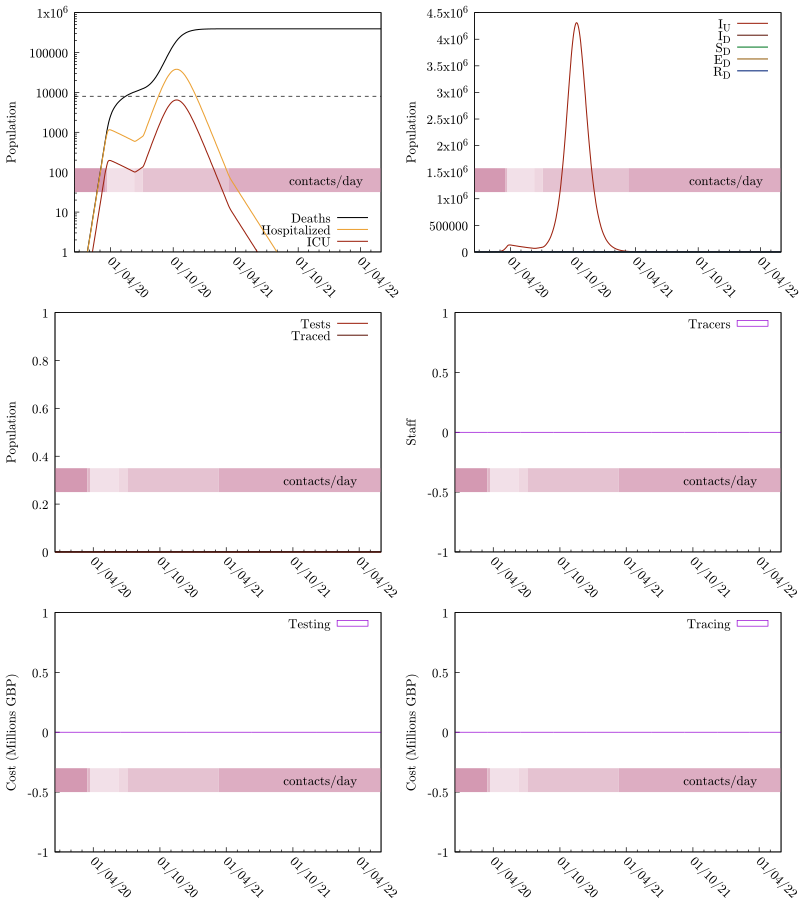

This figure's gnuplot source:
set terminal pdfcairo color enhanced dashed font "cmr10,14" size 8,9
seed="ptti-scenario-No_TTI_Lockdown_Triggers"
set output sprintf("%s.pdf", seed)
set multiplot layout 3,2
odefile=sprintf("%s-out-0.tsv", seed)
ttfile=sprintf("%s-out-0-testtrace.tsv", seed)
trfile=sprintf("%s-out-0-trcosts.tsv", seed)
tefile=sprintf("%s-out-0-tecosts.tsv", seed)
etimesfile=sprintf("%s-events.gp", seed)

set tics nomirror
set ylabel 'Population'

set yrange [0:]

set style fill transparent solid 0.25 noborder

# Colors
color_SU = '#00aa55'
color_SD = '#007722'

color_EU = '#eba134'
color_ED = '#945e0f'

color_IU = '#9c210e'
color_ID = '#5e160b'

color_RU = '#0055aa'
color_RD = '#002277'

# These are from the economic model inputs
Hospitalized_Pct_Deaths=0.44
ICU_Fatality=0.59
ICU_Pct=0.17
IFR=0.008
Non_ICU_Fatality=0.36

HF = IFR*Hospitalized_Pct_Deaths/(ICU_Pct*ICU_Fatality+(1-ICU_Pct)*Non_ICU_Fatality)
ICUF = HF*ICU_Pct

set key bottom right
set xdata time
set timefmt "%Y-%m-%d %H:%M:%S"
set format x "%d/%m/%y"

load etimesfile

set xtics rotate by -45 3600*24*30*6

set yrange [1:1e6]
set log y

set arrow from graph 0, first 8000 to graph 1, first 8000 nohead lc 0 dt '--'
plot odefile u 1:(($9+$10)*IFR) w l lw 1.5 lc 0 ti "Deaths", "" u 1:(($7+$8)*HF) w l lw 1.5 lc rgb color_EU ti "Hospitalized", "" u 1:(($7+$8)*ICUF) w l lw 1.5 lc rgb color_IU ti "ICU"

unset log y
unset arrow

set autoscale y
set yrange [0:]
set key top right

# set y2tics 0.5
# set y2range [0:4]

plot odefile u 1:7 w l lw 1.5 lc rgb color_IU ti "I_U", odefile u 1:8 w l lw 1.5 lc rgb color_ID ti "I_D", \
     odefile u 1:4 w l lw 1.5 lc rgb color_SD ti "S_D", odefile u 1:6 w l lw 1.5 lc rgb color_ED ti "E_D", \
     odefile u 1:10 w l lw 1.5 lc rgb color_RD ti "R_D"#, odefile u 1:13 w l axis x1y2 lc 0 ti "R"


plot ttfile u 1:3 w l lw 1.5 lc rgb color_IU ti "Tests", ttfile u 1:4 w l lw 1.5 lc rgb color_ID ti "Traced"

unset log y
unset yrange
set autoscale y
set style fill empty

set ylabel "Staff"
plot trfile u 1:5 w boxes ti "Tracers"

set ylabel "Cost (Millions GBP)"
plot tefile u 1:($5/1000000) w boxes ti "Testing"
plot trfile u 1:($6/1000000) w boxes ti "Tracing"

unset multiplot
set output
